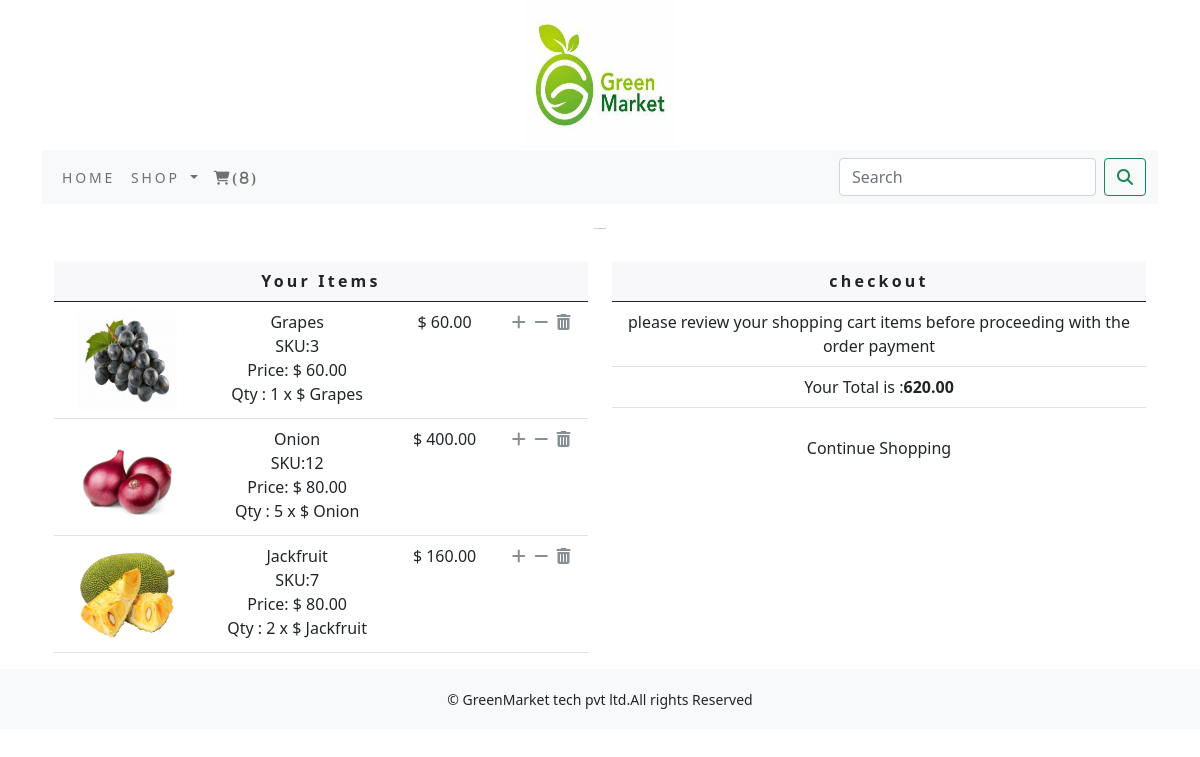
Page /cart/ on the committed database.
### cart/models.py (models this page shows)
class CartItem(models.Model):
    product=models.ForeignKey(Product,on_delete=models.CASCADE)
    cart=models.ForeignKey(Cart,on_delete=models.CASCADE)
    quantity=models.IntegerField()
    active=models.BooleanField(default=True)
    class Meta:
        db_table='CartItem'
    def sub_total(self):
        return self.product.price * self.quantity
    def __str__(self):
        return '{}'.format(self.product)

### shop3/models.py (models this page shows, shortened)
class Product(models.Model):
    name=models.CharField(max_length=250,unique=True)
    slug=models.SlugField(max_length=250,unique=True)
    description=models.TextField(blank=True)
    price=models.DecimalField(max_digits=10,decimal_places=2)
    category=models.ForeignKey(Category,on_delete=models.CASCADE)
    image=models.ImageField(upload_to='product',blank=True)
    stock=models.IntegerField()
    available=models.BooleanField(default=True)
    created=models.DateTimeField(auto_now_add=True)
    updated=models.DateTimeField(auto_now=True)
    class Meta:
        ordering=('name',)
        verbose_name='product'
        verbose_name_plural='products'
    def __str__(self):
        return '{}'.format(self.name)
    def product():
        return None

### cart/views.py (the view)
# urls.py: path('',views.cart_detail,name='cart_detail'),
def cart_detail(request,total=0,counter=0,cart_items=None):
    try:
        cart=Cart.objects.get(cart_id=_cart_id(request))
        cart_items=CartItem.objects.filter(cart=cart,active=True)
        for cart_item in cart_items:
            total+=(cart_item.product.price * cart_item.quantity)
            counter += cart_item.quantity
    except ObjectDoesNotExist:
        pass
    return render(request,'cart.html',dict(cart_items=cart_items,total=total,counter=counter))

### cart/context_processors.py (called while the page is built)
def counter(request):
    item_count=0
    if 'admin' in request.path:
        return {}
    else:
        try:
            cart=Cart.objects.filter(cart_id=_cart_id(request))
            cart_items=CartItem.objects.all().filter(cart=cart[:1])
            for cart_item in cart_items:
               item_count += cart_item.quantity
        except Cart.DoesNotExist:
            item_count=0
    return dict(item_count=item_count)

### cart/views.py (called while the page is built)
def _cart_id(request):
    cart=request.session.session_key
    if not cart:
        cart=request.session.create()
        return cart

### shop3/context_processors.py (called while the page is built)
def menu_links(request):
    links=Category.objects.all()
    return dict(links=links)

### shop3/models.py (called while the page is built)
    def get_url (self):
        return reverse('shop3:products_by_category',args=[self.slug])

### templates/cart.html (shortened to what this page needs)
{% extends 'base.html' %}
{% load static %}
{% block content %}
{% if not cart_items %}
<div>
    <div class="text-center">
        <br>
        <h1 class="text-center my_title">
            Your Shopping Cart is empty
        </h1>
        <br>
        <p class="text-center">
            Please click<a href="{% url 'shop3:allProdCart' %}">Here</a>to continue shopping.
        </p>
    </div>
</div>
{% else %}
<div>
    <div class="text-center">
        <br>
        <h1 class="text-center my_title">
        </h1>
        <br>
    </div>
<div class="row mx-auto">
    <div class="col-12 col-sm-12 col-md-12 col-lg-6 text-center">
        <table class="table my_custom_table">
            <thead class="my_custom_thead">
            <tr>
                <th colspan="5">
                    Your Items
                </th>
            </tr>
            </thead>
            <tbody>
            {% for cart_item in cart_items %}
            <tr>
                <td>
                    <a href="cart_item.product.get_absolute_url"><img src="{{cart_item.product.image.url}}" alt="" style="width:100px; height:100px;" class="float-left rounded custom_image"> </a>
                </td>
                <td class="text-left">
                    {{cart_item.product.name}}
                    <br>
                    SKU:{{cart_item.product.id}}
                    <br>
                    Price: $ {{cart_item.product.price}}
                    <br>
                    Qty : {{cart_item.quantity}} x $ {{cart_item}}
                </td>
                <td>
                    $ {{cart_item.sub_total}}
                </td>
                {% if cart_item.quantity < cart_item.product.stock %}
                <td>
                    <a href="{% url 'cart:add_cart' cart_item.product.id %}" class="custom_a"><i class="fa fa-plus custom_icon"></i></a>
                    &nbsp;<a href="{% url 'cart:cart_remove' cart_item.product.id %}" class="custom_a"><i class="fa fa-minus custom_icon"></i></a>
                    &nbsp;<a href="{% url 'cart:full_remove' cart_item.product.id %}" class="custom_icon"><i class="fa fa-trash custom_icon"></i></a>
                </td>
                {% else %}
                <td>
                    &nbsp;<a href="{% url 'cart:cart_remove' cart_item.product.id %}" class="custom_a"><i class="fa fa-minus custom_icon"></i></a>
                    &nbsp;<a href="{% url 'cart:full_remove' cart_item.product.id %}" class="custom_icon"><i class="fa fa-trash custom_icon"></i></a>
                </td>
                {% endif %}
            </tr>
            {% endfor %}
            </tbody>
        </table>
    </div>
<div class="col-12 col-sm-12 col-md-12 col-lg-6 text-center">
    <table class="table my_custom_table">
        <thead class="my_custom_thead">
        <tr>
            <th>
                checkout
            </th>
        </tr>
        </thead>
        <tbody>
        <tr>
            <td>
                please review your shopping cart items before proceeding with the order payment
            </td>
        </tr>
        <tr>
            <td class="text-left">
                Your Total is :<strong>{{ total }}</strong>
            </td>
        </tr>
        </tbody>
    </table>
    <div class="mx_auto">
        <a href="{% url 'shop3:allProdCat' %}" class="btn btn-secocdndary btn-block my_custom_button">Continue Shopping</a></div>
</div>
    {% endif %}
    </div>
</div>
</div>
{% endblock %}

### static/css/custom.css (style rules this page uses)
body { font-family: 'Roboto', sans-serif; }
.my_title { font-size:1px; text_transform:uppercase; letter-spacing:.2em; }
.my_custom_thead { font-weight:normal; text_transform:uppercase; letter-spacing:.2em; background-color:#f8f8fa!important; }
.custom_a { text-decoration:none; }
.custom_icon { text-decoration:none; color:#868e96!important; }
.my_custom_button { margin-top:5px; }

### rows in the picture
CartItem: product.image (picture), product.name "Grapes", product.id "3", product.price "60.00", quantity "1", sub_total "60.00"
CartItem: product.image (picture), product.name "Onion", product.id "12", product.price "80.00", quantity "5", sub_total "400.00"
CartItem: product.image (picture), product.name "Jackfruit", product.id "7", product.price "80.00", quantity "2", sub_total "160.00"

### other values in the picture
{{ item_count }} "8"
{{ total }} "620.00"
